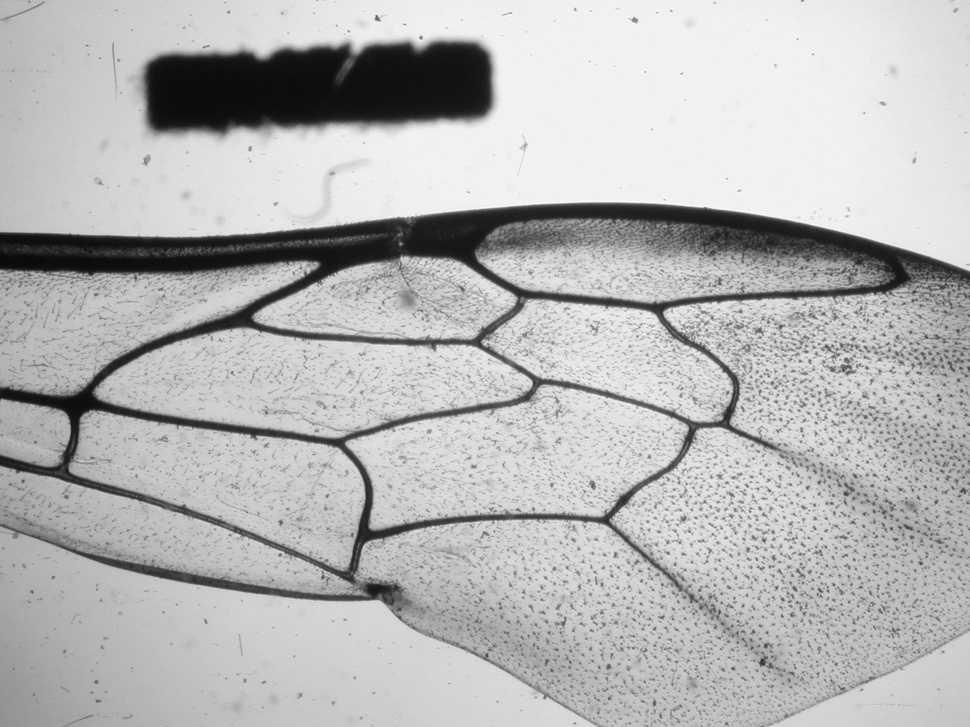
#> input picture TRAIN/004 Osmia lignaria f right 4x.jpg, 970 x 727 px, shrunk from 2048 x 1536 before the run; its folder holds only this picture in this run
$ jupyter execute --allow-errors Alex_tests.ipynb
#> lines starting #> are read from the running program, lines starting #| are printed output that depends on the picture; after the words box and inside, x2 and y2 are one past the last pixel; in counts of white or black regions, pixels touching at a corner belong together
[cell 1]
import numpy as np
import imageio
import cv2
import matplotlib.pyplot as plt
import glob
import skimage

# BEE DETECT

[cell 2]
# Load all images from TRAIN
train_imgs = np.array([np.array(imageio.imread(filename)) for filename in glob.glob('../TRAIN/*.jpg')])

[cell 3]
# Print all images from TRAIN
fig=plt.figure(figsize=(16, 30))
for i, img in enumerate(train_imgs):
    fig.add_subplot(8, 4, i+1)
    plt.imshow(img)
#> this loop made 1 pass
plt.show()

[cell 4]
# Load one image and CSV from TEST
test_img = imageio.imread('../TEST/01_inf.jpg')
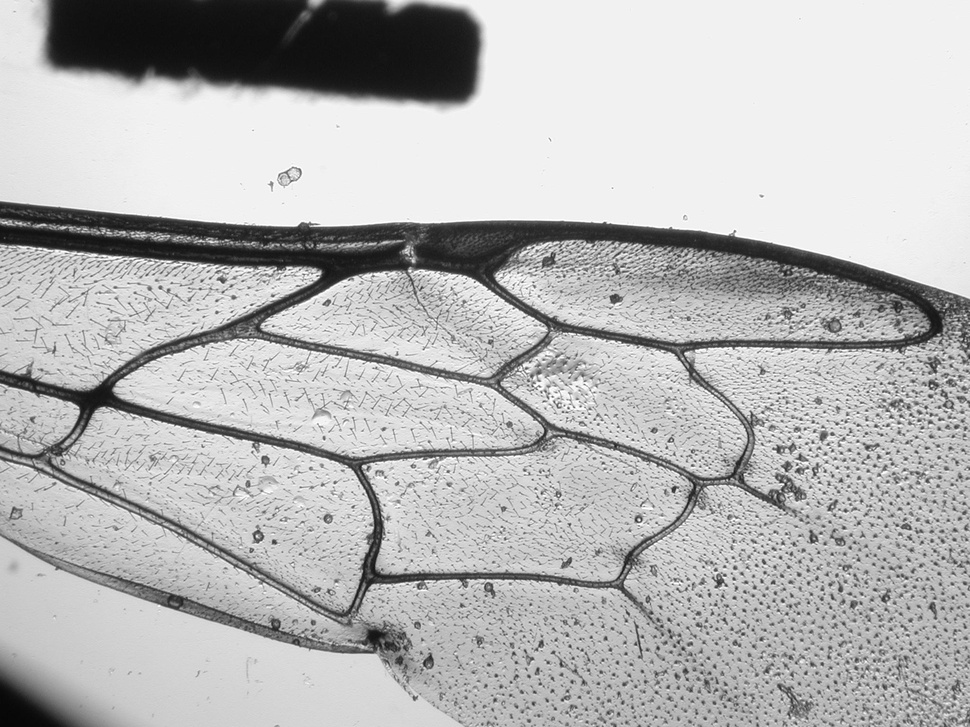
#> input picture TEST/01_inf.jpg, 970 x 727 px, shrunk from 2048 x 1536 before the run
#> test_img is the input picture: shape (727, 970, 3); min 6, max 255, mean 182.4
#> (the rest of this cell did not finish here and is left out)

[cell 5]
# Draw points from CSV on the image
def draw_points(img, points):
    img_copy = img.copy()
    for point in points:
        cv2.circle(img_copy,(int(point[1]), int(point[0])), 20, (255,255,0), -1)
    return img_copy

#> (a cell that did not finish here is left out)

## Threshold the image

[cell 7]
img = train_imgs[0].copy()
#> img is the input picture: shape (727, 970, 3); min 8, max 253, mean 182.2
gray = cv2.cvtColor(img, cv2.COLOR_BGR2GRAY)
blur = cv2.GaussianBlur(gray,(5,5),0)
#th3 = cv2.adaptiveThreshold(gray,255,cv2.ADAPTIVE_THRESH_GAUSSIAN_C,cv2.THRESH_BINARY,179,28)
ret, thresh = cv2.threshold(blur,0,255,cv2.THRESH_BINARY+cv2.THRESH_OTSU)
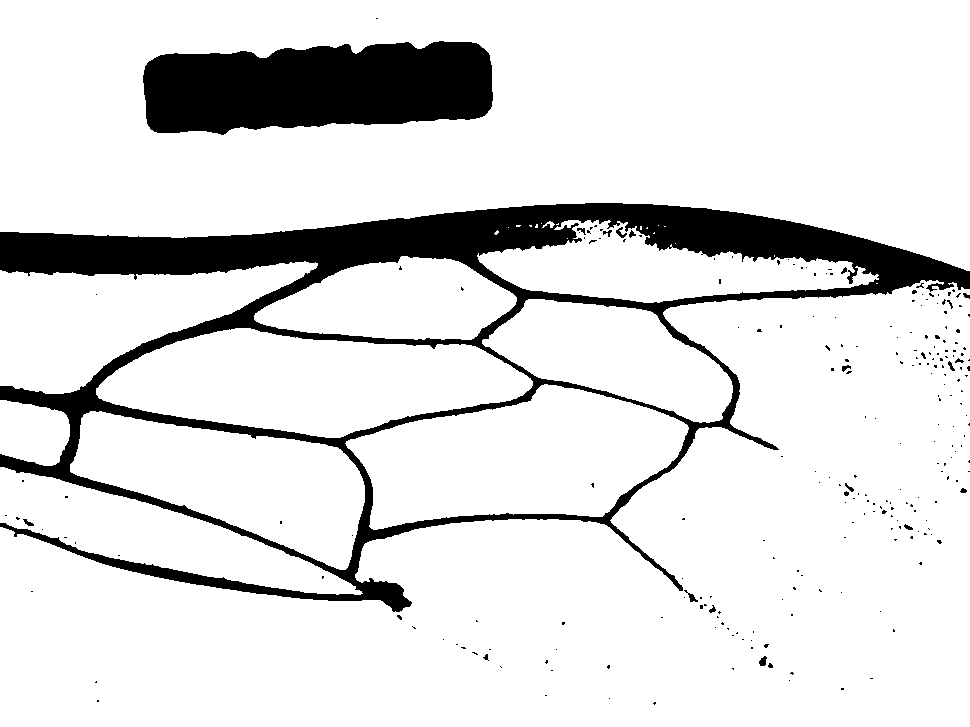
#> thresh: shape (727, 970); 87.1% white; 246 black regions (226 under 20 px), largest, box (x1, y1, x2, y2) and area: (0, 203, 970, 612) 63188, (143, 41, 493, 135) 26509, (684, 590, 698, 602) 55
#> ret = 127

[cell 8]
fig=plt.figure(figsize=(10, 10))

fig.add_subplot(1, 2, 1)
plt.imshow(gray, cmap='gray')

fig.add_subplot(1, 2, 2)
plt.imshow(thresh, cmap='gray')

plt.show()
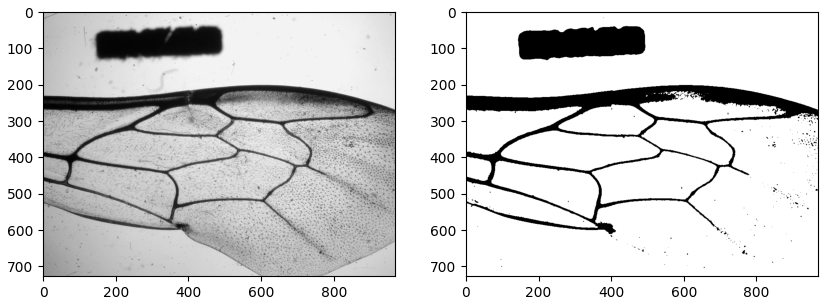
#> figure drawn by matplotlib, 2 panels

## Noise Removal

[cell 9]
kernel = np.ones((3,3),np.uint8)
opening = cv2.morphologyEx(thresh,cv2.MORPH_OPEN,kernel, iterations = 3)
#> opening: shape (727, 970); 86.6% white; 143 black regions (130 under 20 px), largest, box (x1, y1, x2, y2) and area: (0, 203, 970, 620) 66239, (143, 41, 493, 135) 26550, (914, 342, 970, 377) 911
plt.imshow(opening, cmap='gray')

## Connected Components

[cell 10]
retval, markers = cv2.connectedComponents(opening)
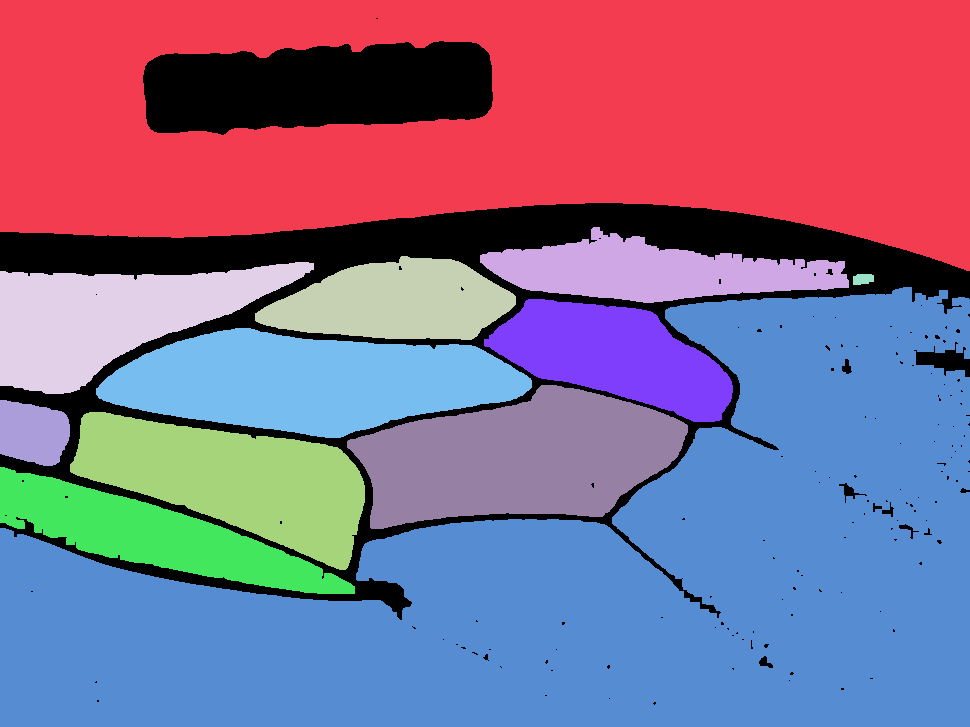
#> markers: shape (727, 970) int32; 13 distinct labels, from 0 to 12; one colour per label, 0 black
#> retval = 13
plt.imshow(markers, cmap='gray')

## Watershed

[cell 11]
ws = cv2.watershed(img,markers)
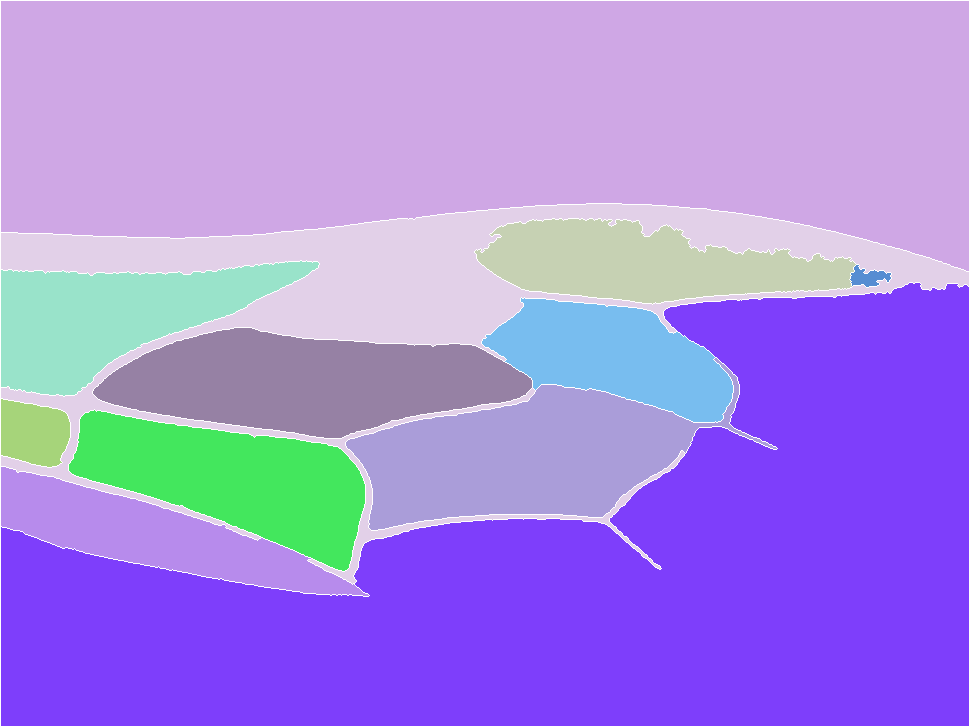
#> ws: shape (727, 970) int32; 13 distinct labels, from -1 to 12; one colour per label, 0 black, -1 white
plt.imshow(ws)

## Without Connected Components

[cell 12]
all_labels = skimage.measure.label(opening)
#> all_labels: shape (727, 970) int64; 13 distinct labels, from 0 to 12
plt.imshow(all_labels)

# Results

[cell 13]
def process(img):
    gray = cv2.cvtColor(img, cv2.COLOR_BGR2GRAY)
    blur = cv2.GaussianBlur(gray,(5,5),0)
    ret, thresh = cv2.threshold(blur,0,255,cv2.THRESH_BINARY+cv2.THRESH_OTSU)
    kernel = np.ones((3,3),np.uint8)
    opening = cv2.morphologyEx(thresh,cv2.MORPH_OPEN,kernel, iterations = 3)
    retval, markers = cv2.connectedComponents(opening)
    ws = cv2.watershed(img,markers)
    return ws

[cell 14]
fig=plt.figure(figsize=(16, 30))
#> (the rest of this cell did not finish here and is left out)

## Without Connected Components

[cell 15]
def process2(img):
    gray = cv2.cvtColor(img, cv2.COLOR_BGR2GRAY)
    blur = cv2.GaussianBlur(gray,(5,5),0)
    ret, thresh = cv2.threshold(blur,0,255,cv2.THRESH_BINARY+cv2.THRESH_OTSU)
    kernel = np.ones((3,3),np.uint8)
    opening = cv2.morphologyEx(thresh,cv2.MORPH_OPEN,kernel, iterations = 3)
    retval, markers = cv2.connectedComponents(opening)
    all_labels = skimage.measure.label(opening)
    return all_labels

[cell 16]
fig=plt.figure(figsize=(16, 30))
#> (the rest of this cell did not finish here and is left out)

# Intersections Detection

[cell 17]
def intersect(img):
    height, width = img.shape
#> height = 727; width = 970
    step = 5
    points = []
    for i in range(0, height-step, step):
        for j in range(0, width-step, step):
            colors = set()
            for k in range(i, i+step):
                for l in range(j, j+step):
                    pixel = img[k][l]
                    if pixel != -1 and pixel not in colors:
                        colors.add(pixel)
            if len(colors) >= 3:
                points.append((i+step//2, j+step//2))
#> after the loop, points = [(287, 852), (332, 677), (347, 482), (352, 492), (357, 712), (387, 532), (472, 662), (487, 637), (537, 257), (537, 262), (557, 312)]
    return points

[cell 18]
img = train_imgs[0].copy()
ws = process(img)
plt.imshow(ws, cmap='nipy_spectral')

[cell 19]
points = intersect(ws)

[cell 20]
plt.imshow(draw_points(ws, points), cmap='nipy_spectral')
#> the loop in draw_points, `for point in points:` made 11 passes
#> after the loop in draw_points, `for point in points:`:
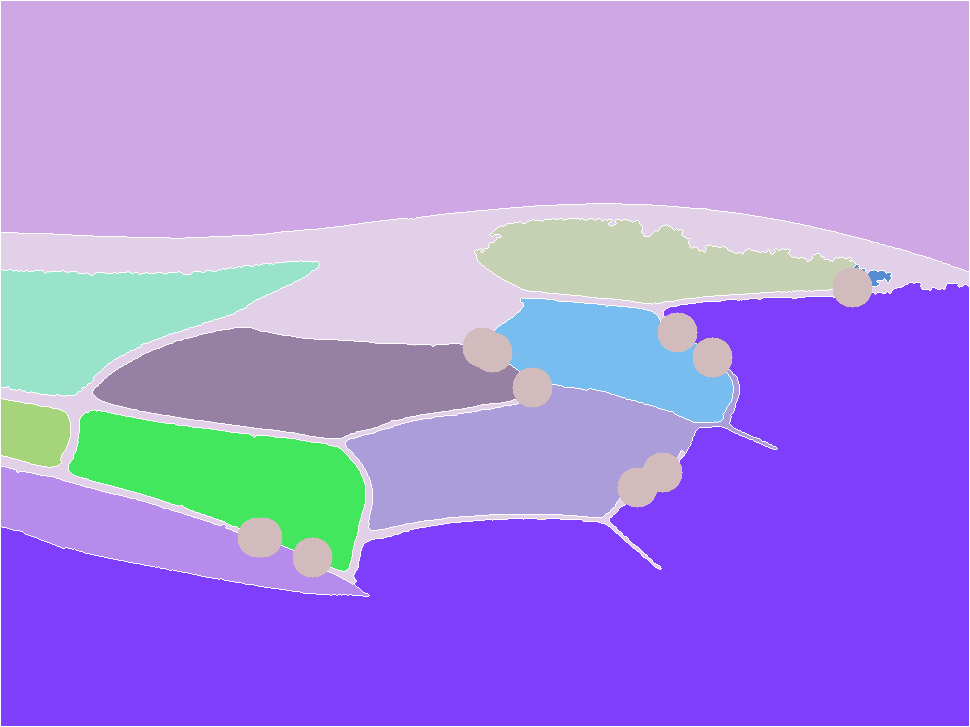
#> img_copy: shape (727, 970) int32; 14 distinct labels, from -1 to 255; one colour per label, 0 black, -1 white

[cell 21]
plt.imshow(draw_points(img, points))
#> the loop in draw_points (call 2), `for point in points:` made 11 passes
#> after the loop in draw_points (call 2), `for point in points:`:
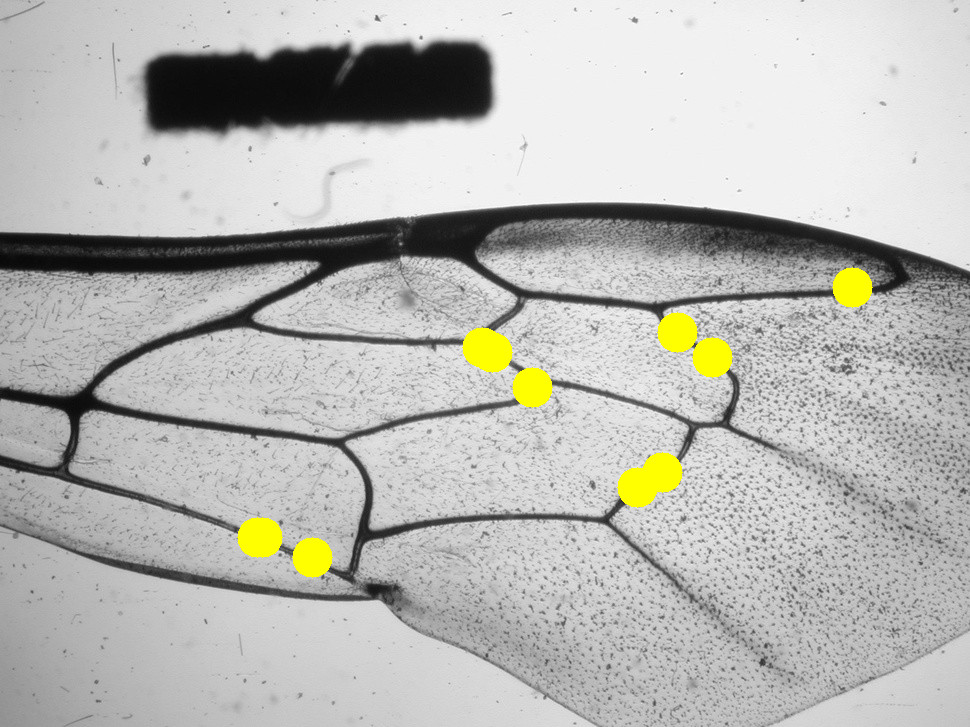
#> img_copy: shape (727, 970, 3); 1.67% of pixels changed, all inside (x1, y1, x2, y2) = (237, 267, 873, 578); drawn as R, G, B
